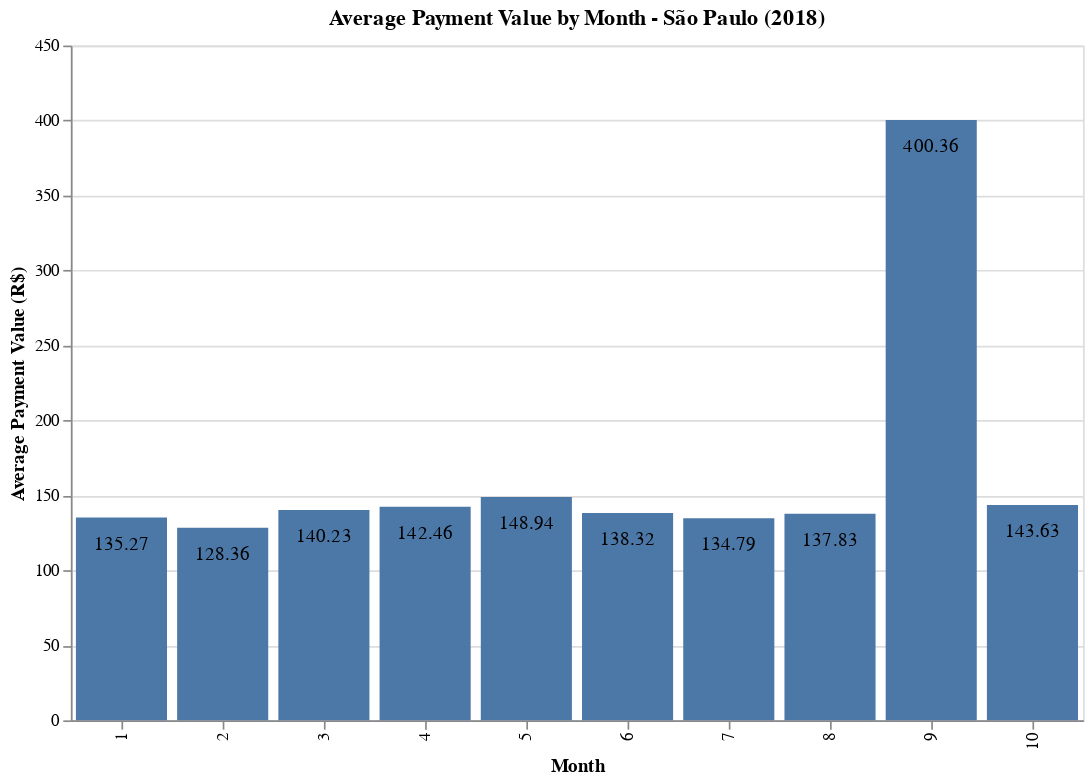

The code cell stored with this chart in its notebook:
### Code cell
# Display the charts with text labels
payment_chart_with_text = avg_payment_chart + payment_text

# Show the charts
payment_chart_with_text.display()

### Figure 1 — Vega-Lite specification as saved in the notebook (floating-point values rounded to 4 significant figures)
{"config": {"view": {"continuousWidth": 300, "continuousHeight": 300}}, "layer": [{"mark": {"type": "bar"}, "encoding": {"tooltip": [{"field": "month", "type": "quantitative"}, {"field": "avg_payment", "type": "quantitative"}], "x": {"field": "month", "title": "Month", "type": "nominal"}, "y": {"field": "avg_payment", "title": "Average Payment Value (R$)", "type": "quantitative"}}, "title": "Average Payment Value by Month - São Paulo (2018)"}, {"mark": {"type": "text", "align": "center", "baseline": "top", "dy": 10}, "encoding": {"text": {"field": "avg_payment", "format": ",.2f", "type": "quantitative"}, "tooltip": [{"field": "month", "type": "quantitative"}, {"field": "avg_payment", "type": "quantitative"}], "x": {"field": "month", "title": "Month", "type": "nominal"}, "y": {"field": "avg_payment", "title": "Average Payment Value (R$)", "type": "quantitative"}}, "title": "Average Payment Value by Month - São Paulo (2018)"}], "data": {"name": "data-b9dad64ca6abad3e49f8a78cd2d06787"}, "height": 400, "width": 600, "$schema": "https://vega.github.io/schema/vega-lite/v5.20.1.json", "datasets": {"data-b9dad64ca6abad3e49f8a78cd2d06787": [{"month": 1, "total_payment": 430300.0, "avg_payment": 135.3, "order_count": 3052}, {"month": 2, "total_payment": 358500.0, "avg_payment": 128.4, "order_count": 2703}, {"month": 3, "total_payment": 441700.0, "avg_payment": 140.2, "order_count": 3037}, {"month": 4, "total_payment": 452700.0, "avg_payment": 142.5, "order_count": 3059}, {"month": 5, "total_payment": 493000.0, "avg_payment": 148.9, "order_count": 3207}, {"month": 6, "total_payment": 396600.0, "avg_payment": 138.3, "order_count": 2773}, {"month": 7, "total_payment": 383200.0, "avg_payment": 134.8, "order_count": 2777}, {"month": 8, "total_payment": 459900.0, "avg_payment": 137.8, "order_count": 3253}, {"month": 9, "total_payment": 3203.0, "avg_payment": 400.4, "order_count": 8}, {"month": 10, "total_payment": 287.3, "avg_payment": 143.6, "order_count": 2}]}}
